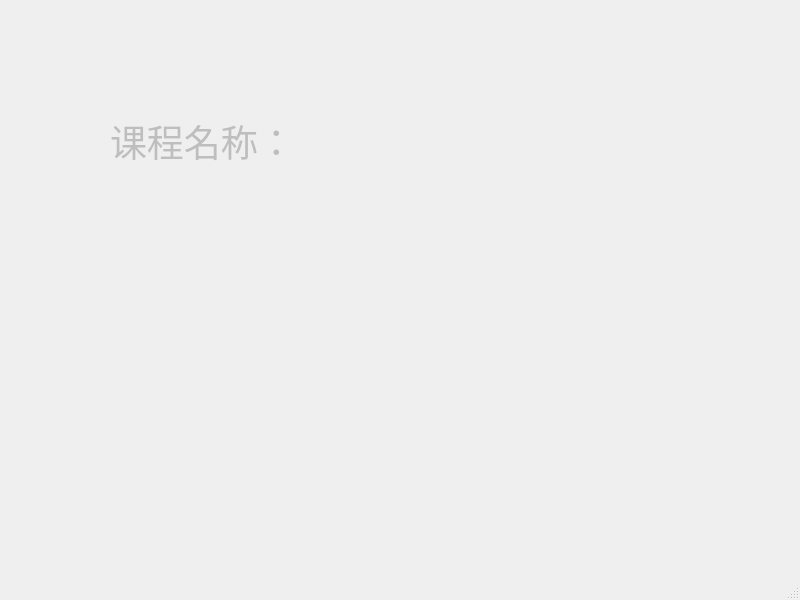
<?xml version="1.0" encoding="UTF-8"?>
<ui version="4.0">
 <class>MainWindow</class>
 <widget class="QMainWindow" name="MainWindow">
  <property name="enabled">
   <bool>false</bool>
  </property>
  <property name="geometry">
   <rect>
    <x>0</x>
    <y>0</y>
    <width>800</width>
    <height>600</height>
   </rect>
  </property>
  <property name="windowTitle">
   <string>MainWindow</string>
  </property>
  <widget class="QWidget" name="centralwidget">
   <widget class="QWidget" name="">
    <property name="geometry">
     <rect>
      <x>110</x>
      <y>110</y>
      <width>479</width>
      <height>62</height>
     </rect>
    </property>
    <layout class="QHBoxLayout" name="horizontalLayout">
     <item>
      <widget class="QLabel" name="classNameLabelTitle">
       <property name="font">
        <font>
         <pointsize>28</pointsize>
        </font>
       </property>
       <property name="text">
        <string>课程名称：</string>
       </property>
      </widget>
     </item>
     <item>
      <widget class="QLabel" name="classNameLabel">
       <property name="font">
        <font>
         <pointsize>28</pointsize>
        </font>
       </property>
       <property name="text">
        <string/>
       </property>
      </widget>
     </item>
    </layout>
   </widget>
  </widget>
  <widget class="QMenuBar" name="menubar">
   <property name="geometry">
    <rect>
     <x>0</x>
     <y>0</y>
     <width>800</width>
     <height>26</height>
    </rect>
   </property>
  </widget>
  <widget class="QStatusBar" name="statusbar"/>
 </widget>
 <resources/>
 <connections/>
</ui>
